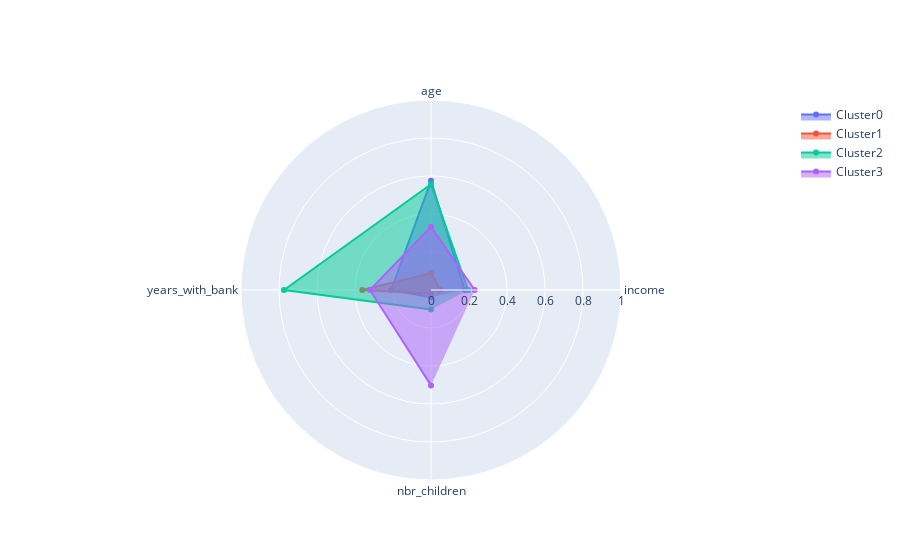

The cell this chart's notebook holds for it:
### Code cell
import plotly.express as px
import plotly.graph_objects as go
import pandas as pd
from plotly.subplots import make_subplots

column_names = df_radar_grouped2.columns.tolist()

fig = go.Figure()

for i in range(4):
    fig.add_trace(go.Scatterpolar(
      r=df_radar_grouped2.loc[i],
      theta=column_names,
      fill='toself',
      name='Cluster' + str(i)
))

fig.update_layout(
  polar=dict(
    radialaxis=dict(
      visible=True,
      range=[0, 1]
    ))
)    
    
fig.show()

### Figure 1 — Plotly figure (JSON) as saved in the notebook; plotly's stock layout.template omitted (floating-point values rounded to 4 significant figures)
{"data": [{"fill": "toself", "name": "Cluster0", "r": [0.1781, 0.5749, 0.2093, 0.03867], "theta": ["income", "age", "years_with_bank", "nbr_children"], "type": "scatterpolar"}, {"fill": "toself", "name": "Cluster1", "r": [0.04918, 0.08891, 0.3614, 0.02039], "theta": ["income", "age", "years_with_bank", "nbr_children"], "type": "scatterpolar"}, {"fill": "toself", "name": "Cluster2", "r": [0.1954, 0.5567, 0.7736, 0.1023], "theta": ["income", "age", "years_with_bank", "nbr_children"], "type": "scatterpolar"}, {"fill": "toself", "name": "Cluster3", "r": [0.2299, 0.332, 0.3212, 0.502], "theta": ["income", "age", "years_with_bank", "nbr_children"], "type": "scatterpolar"}], "layout": {"autosize": true, "polar": {"angularaxis": {"type": "category"}, "radialaxis": {"autorange": false, "range": [0, 1], "type": "linear", "visible": true}}}}
